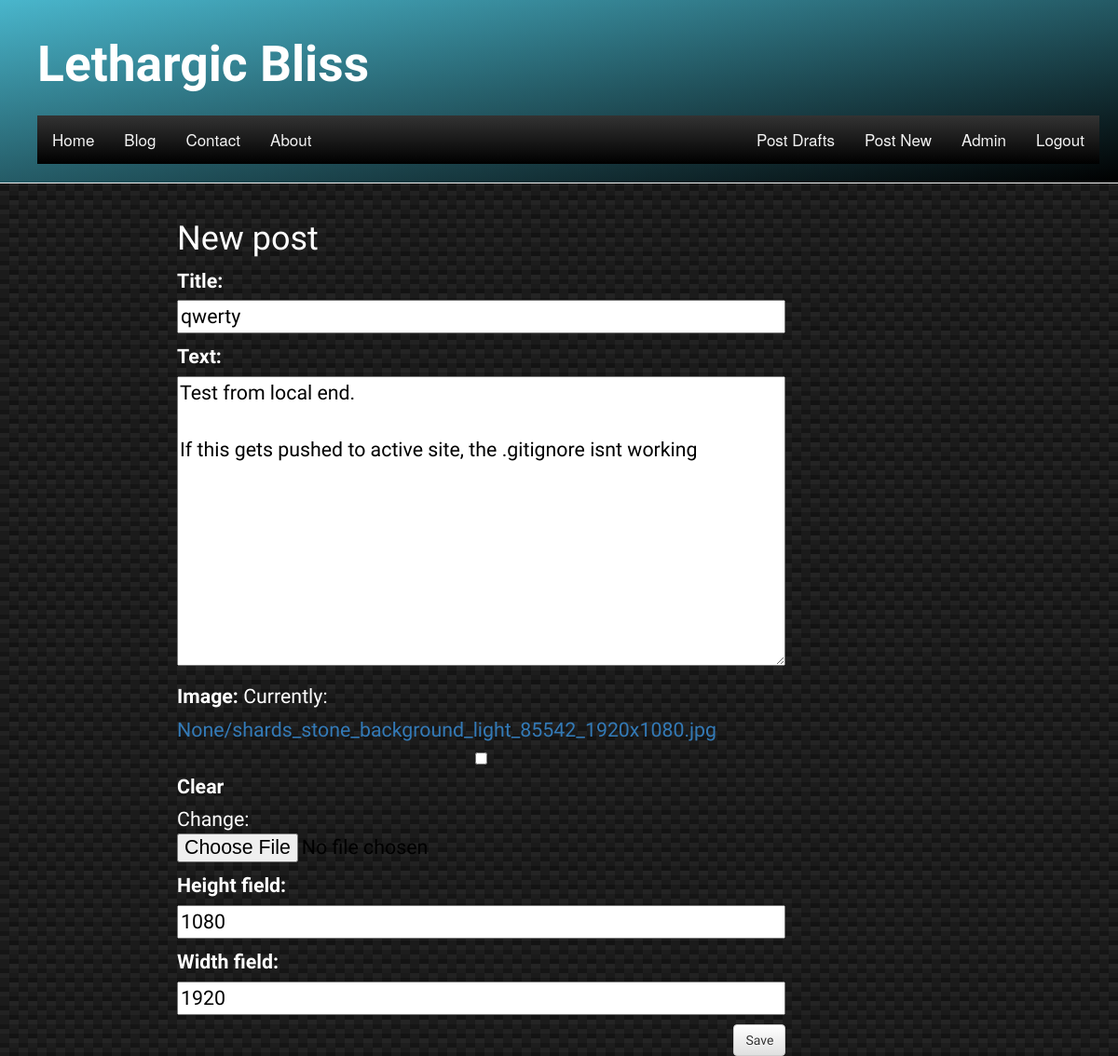
Screenshot of /post/9/edit/ (signed in) with the database file from the repository.
### blog/models.py (models this page shows, shortened)
class Post(models.Model):
    author = models.ForeignKey('auth.User')
    title = models.CharField(max_length=200)
    image = models.ImageField(upload_to=upload_location,
                              null=True,
                              blank=True,
                              width_field="width_field",
                              height_field="height_field")
    height_field = models.IntegerField(default=0, null=True)
    width_field = models.IntegerField(default=0, null=True)
    text = models.TextField()
    created_date = models.DateTimeField(
            default=timezone.now)
    published_date = models.DateTimeField(
            blank=True, null=True)

### blog/views.py (the view)
# urls.py: url(r'^post/(?P<pk>\d+)/edit/$', views.post_edit, name='post_edit'),
@login_required
def post_edit(request, pk):
    post = get_object_or_404(Post, pk=pk)
    if request.method == "POST":
        form = PostForm(request.POST,request.FILES or None, instance=post)
        if form.is_valid():
            post = form.save(commit=False)
            post.author = request.user
            post.save()
            return redirect('post_detail', pk=post.pk)
    else:
        form = PostForm(instance=post)
    return render(request, 'blog/post_edit.html', {'form': form})

### blog/forms.py
class PostForm(forms.ModelForm):
    class Meta:
        model = Post
        fields = ('title','text','image', 'height_field', 'width_field')

### blog/templates/blog/post_edit.html
{% extends 'blog/base.html' %}
{% block content %}
    <h1>New post</h1>
    <form method="POST" class="post-form" enctype='multipart/form-data'>{% csrf_token %}
        {{ form.as_p }}
        <button type="submit" class="save btn btn-default">Save</button>
    </form>
{% endblock %}

### blog/static/css/blog.css (style rules this page uses)
html { height: 100%; }
body { height:100%; flex-direction:column; background: linear-gradient(27deg, #151515 5px, transparent 5px) 0 5px, linear-gradient(207deg, #151515 5px, transparent 5px) 10px 0px, linear-gradient(27deg, #222 5px, transparent 5px) 0px 10px, linear-gradient(207deg, #222 5px, transparent 5px) 10px 5px, linear-gradient(90deg, #1b1b1b 10px, transparent 10px), linear-gradient(#1d1d1d 25%, #1a1a1a 25%, #1a1a1a 50%, transparent 50%, transparent 75%, #242424 75%, #242424); background-color: #131313; background-size: 20px 20px; }
h1, h2, h3, h4 { font-family: 'Julius Sans One'; color: #ffffff; }
.save { float: right; }
.post-form textarea, .post-form input { width: 100%; color: #000000; }
input { color: #000000; }

### rows the page displays
Post: title "qwerty", text "Test from local end. If this gets pushed to active site, the .gitignore isnt working", height_field "1080", width_field "1920"
